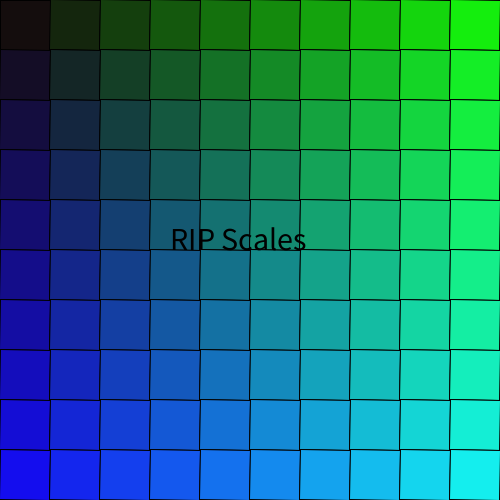
Frame 1 (no input)
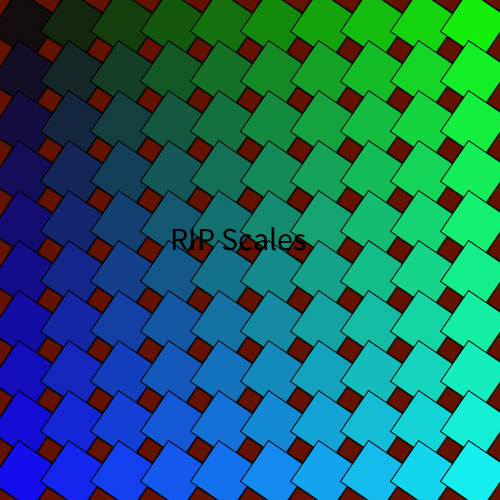
Frame 60 (the mouse pressed at the canvas centre just before this capture)
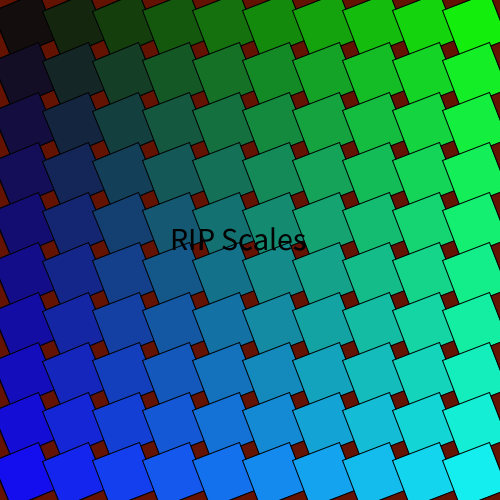
Frame 120 (the mouse held since frame 60 and released just before this capture)

The Processing sketch that drew these frames (run headless with seeded random() and noise(); from frame 60 on, the mouse is pressed at the canvas centre):

// Processing sketch: processing_169425
// ── processing_169425.pde

int backR = 100;
int backG = 21;
int backB = 0;
float r = 0;
float speed;


void setup() {
  size(500, 500);
  background(backR, backG, backB);
  rectMode(CENTER);
  //noStroke();
}

void draw () {

  fill(backR, backG, backB, 50);
  rect(0, 0, 2*width, 2*height);

  for (int i = 25; i < width; i+=50) {
    for (int j = 25; j < height; j+=50) {
      pushMatrix();
      translate(i, j);
      rotate(r);
      fill(20, i/2+1, j/2+1);
      rect(0, 0, 50, 50);
      popMatrix();
      r = r + .0001;
    }
  }
  textSize(32);
  fill(0);
  text("RIP Scales", width/2-80, height/2);
}
